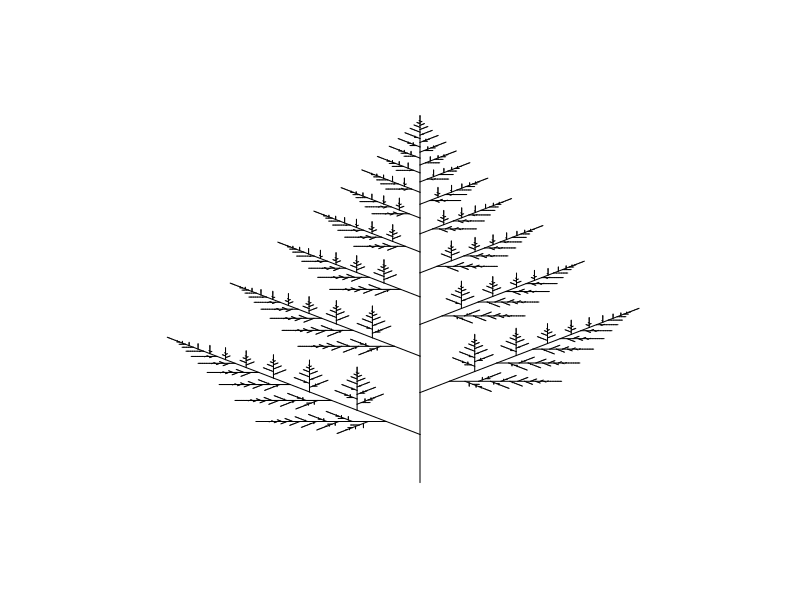

The R source for this figure:
# CMEE 2021 HPC excercises R code challenge G pro forma

rm(list=ls()) # nothing written elsewhere should be needed to make this work

# please edit these data to show your information.

name <- "congjia chen"
preferred_name <- "Ned"
email <- "congjia.chen21@imperial.ac.uk"
username <- "cc421"

# don't worry about comments for this challenge - the number of characters used will be counted starting from here

f <- function(p=c(0,0),d=pi/2,l=1, s=1)  {
  if (l >= 0.01){
    e = p + c(l*cos(d), l*sin(d))
    segments(p[1],p[2],e[1],e[2])  
    f(e, d , l*0.87, -s) 
    f(e, d + s*pi/4 , l*0.38, s) 
  }
}

plot(NULL, NULL,xlim = c(-2.5,2.5),ylim = c(0, 8), xlab = "", ylab = "", axes=F)

f()


